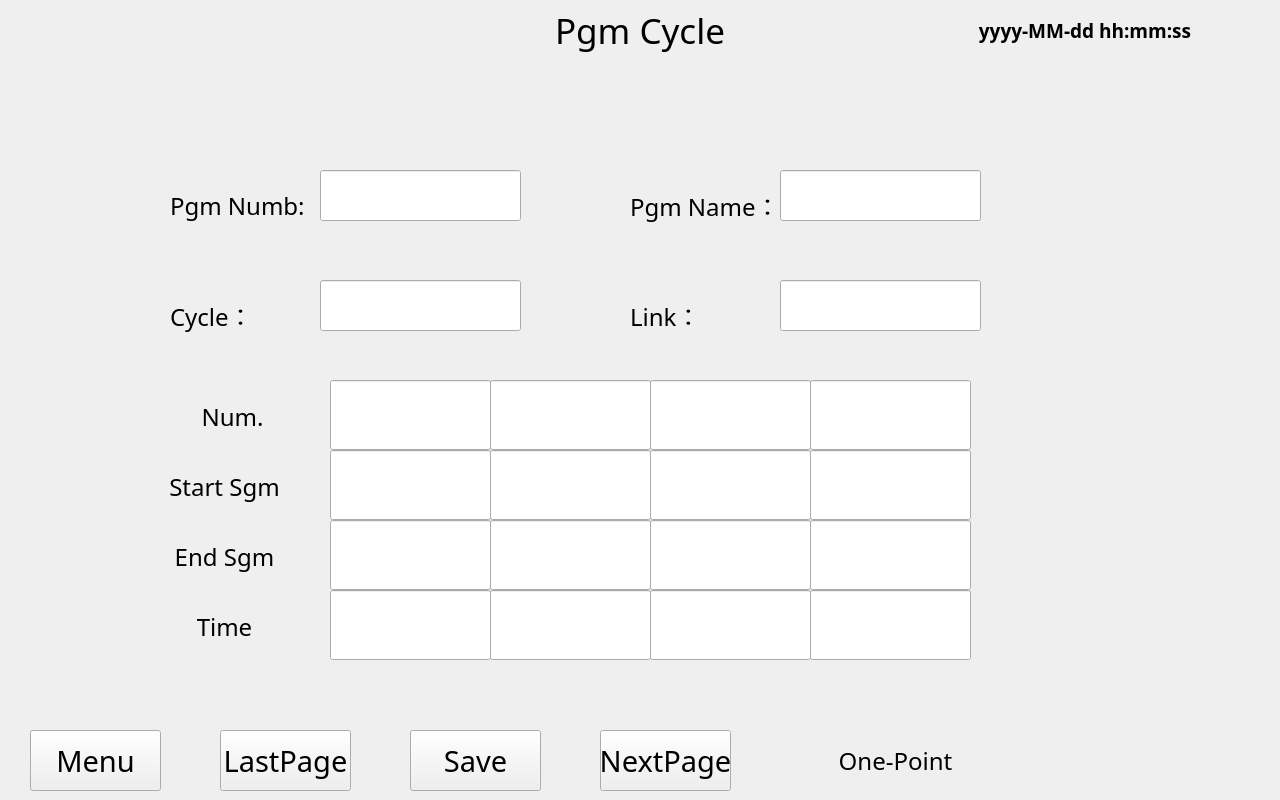
<?xml version="1.0" encoding="UTF-8"?>
<ui version="4.0">
 <class>Program_Loop</class>
 <widget class="QWidget" name="Program_Loop">
  <property name="geometry">
   <rect>
    <x>0</x>
    <y>0</y>
    <width>1280</width>
    <height>800</height>
   </rect>
  </property>
  <property name="windowTitle">
   <string>Form</string>
  </property>
  <widget class="QWidget" name="Header" native="true">
   <property name="geometry">
    <rect>
     <x>0</x>
     <y>0</y>
     <width>1280</width>
     <height>60</height>
    </rect>
   </property>
   <widget class="QLabel" name="logo">
    <property name="geometry">
     <rect>
      <x>0</x>
      <y>15</y>
      <width>155</width>
      <height>33</height>
     </rect>
    </property>
    <property name="font">
     <font>
      <pointsize>24</pointsize>
      <weight>75</weight>
      <bold>true</bold>
     </font>
    </property>
    <property name="text">
     <string/>
    </property>
    <property name="alignment">
     <set>Qt::AlignCenter</set>
    </property>
   </widget>
   <widget class="QLabel" name="current_time">
    <property name="geometry">
     <rect>
      <x>930</x>
      <y>0</y>
      <width>310</width>
      <height>60</height>
     </rect>
    </property>
    <property name="font">
     <font>
      <family>思源黑体</family>
      <pointsize>14</pointsize>
      <weight>75</weight>
      <bold>true</bold>
     </font>
    </property>
    <property name="text">
     <string>yyyy-MM-dd hh:mm:ss</string>
    </property>
    <property name="alignment">
     <set>Qt::AlignCenter</set>
    </property>
   </widget>
   <widget class="QLabel" name="title">
    <property name="geometry">
     <rect>
      <x>550</x>
      <y>0</y>
      <width>180</width>
      <height>60</height>
     </rect>
    </property>
    <property name="font">
     <font>
      <family>思源黑体</family>
      <pointsize>26</pointsize>
      <weight>50</weight>
      <bold>false</bold>
     </font>
    </property>
    <property name="text">
     <string>Pgm Cycle</string>
    </property>
    <property name="textFormat">
     <enum>Qt::PlainText</enum>
    </property>
    <property name="alignment">
     <set>Qt::AlignCenter</set>
    </property>
   </widget>
  </widget>
  <widget class="QWidget" name="Main" native="true">
   <property name="geometry">
    <rect>
     <x>0</x>
     <y>60</y>
     <width>1280</width>
     <height>660</height>
    </rect>
   </property>
   <widget class="QLabel" name="choose_program_label">
    <property name="geometry">
     <rect>
      <x>170</x>
      <y>120</y>
      <width>141</width>
      <height>51</height>
     </rect>
    </property>
    <property name="font">
     <font>
      <family>思源黑体</family>
      <pointsize>18</pointsize>
     </font>
    </property>
    <property name="text">
     <string>Pgm Numb:</string>
    </property>
   </widget>
   <widget class="QLabel" name="all_loops_label">
    <property name="geometry">
     <rect>
      <x>170</x>
      <y>230</y>
      <width>121</width>
      <height>51</height>
     </rect>
    </property>
    <property name="font">
     <font>
      <family>思源黑体</family>
      <pointsize>18</pointsize>
     </font>
    </property>
    <property name="text">
     <string>Cycle：</string>
    </property>
   </widget>
   <widget class="QLabel" name="program_name_label">
    <property name="geometry">
     <rect>
      <x>630</x>
      <y>120</y>
      <width>141</width>
      <height>51</height>
     </rect>
    </property>
    <property name="font">
     <font>
      <family>思源黑体</family>
      <pointsize>18</pointsize>
     </font>
    </property>
    <property name="text">
     <string>Pgm Name：</string>
    </property>
   </widget>
   <widget class="QLabel" name="link_label">
    <property name="geometry">
     <rect>
      <x>630</x>
      <y>230</y>
      <width>121</width>
      <height>51</height>
     </rect>
    </property>
    <property name="font">
     <font>
      <family>思源黑体</family>
      <pointsize>18</pointsize>
     </font>
    </property>
    <property name="text">
     <string>Link：</string>
    </property>
   </widget>
   <widget class="QLabel" name="choose_program_line">
    <property name="geometry">
     <rect>
      <x>300</x>
      <y>160</y>
      <width>270</width>
      <height>2</height>
     </rect>
    </property>
    <property name="text">
     <string/>
    </property>
   </widget>
   <widget class="QLabel" name="all_loops_line">
    <property name="geometry">
     <rect>
      <x>300</x>
      <y>270</y>
      <width>270</width>
      <height>2</height>
     </rect>
    </property>
    <property name="text">
     <string/>
    </property>
   </widget>
   <widget class="QLabel" name="program_name_line">
    <property name="geometry">
     <rect>
      <x>760</x>
      <y>160</y>
      <width>270</width>
      <height>2</height>
     </rect>
    </property>
    <property name="text">
     <string/>
    </property>
   </widget>
   <widget class="QLabel" name="link_line">
    <property name="geometry">
     <rect>
      <x>760</x>
      <y>270</y>
      <width>270</width>
      <height>2</height>
     </rect>
    </property>
    <property name="text">
     <string/>
    </property>
   </widget>
   <widget class="QWidget" name="table_box" native="true">
    <property name="geometry">
     <rect>
      <x>110</x>
      <y>320</y>
      <width>904</width>
      <height>284</height>
     </rect>
    </property>
    <widget class="QLabel" name="r1h0">
     <property name="geometry">
      <rect>
       <x>10</x>
       <y>2</y>
       <width>225</width>
       <height>70</height>
      </rect>
     </property>
     <property name="font">
      <font>
       <family>思源黑体</family>
       <pointsize>18</pointsize>
      </font>
     </property>
     <property name="text">
      <string>Num.</string>
     </property>
     <property name="alignment">
      <set>Qt::AlignCenter</set>
     </property>
    </widget>
    <widget class="QLabel" name="r2h0">
     <property name="geometry">
      <rect>
       <x>2</x>
       <y>72</y>
       <width>225</width>
       <height>70</height>
      </rect>
     </property>
     <property name="font">
      <font>
       <family>思源黑体</family>
       <pointsize>18</pointsize>
      </font>
     </property>
     <property name="text">
      <string>Start Sgm</string>
     </property>
     <property name="alignment">
      <set>Qt::AlignCenter</set>
     </property>
    </widget>
    <widget class="QLabel" name="r3h0">
     <property name="geometry">
      <rect>
       <x>2</x>
       <y>142</y>
       <width>225</width>
       <height>70</height>
      </rect>
     </property>
     <property name="font">
      <font>
       <family>思源黑体</family>
       <pointsize>18</pointsize>
      </font>
     </property>
     <property name="text">
      <string>End Sgm</string>
     </property>
     <property name="alignment">
      <set>Qt::AlignCenter</set>
     </property>
    </widget>
    <widget class="QLabel" name="r4h0">
     <property name="geometry">
      <rect>
       <x>2</x>
       <y>212</y>
       <width>225</width>
       <height>70</height>
      </rect>
     </property>
     <property name="font">
      <font>
       <family>思源黑体</family>
       <pointsize>18</pointsize>
      </font>
     </property>
     <property name="text">
      <string>Time</string>
     </property>
     <property name="alignment">
      <set>Qt::AlignCenter</set>
     </property>
    </widget>
    <widget class="QLineEdit" name="r1h2">
     <property name="geometry">
      <rect>
       <x>380</x>
       <y>0</y>
       <width>161</width>
       <height>70</height>
      </rect>
     </property>
     <property name="font">
      <font>
       <pointsize>24</pointsize>
      </font>
     </property>
     <property name="focusPolicy">
      <enum>Qt::NoFocus</enum>
     </property>
     <property name="alignment">
      <set>Qt::AlignCenter</set>
     </property>
    </widget>
    <widget class="QLineEdit" name="r2h2">
     <property name="geometry">
      <rect>
       <x>380</x>
       <y>70</y>
       <width>161</width>
       <height>70</height>
      </rect>
     </property>
     <property name="font">
      <font>
       <pointsize>18</pointsize>
      </font>
     </property>
     <property name="focusPolicy">
      <enum>Qt::ClickFocus</enum>
     </property>
     <property name="alignment">
      <set>Qt::AlignCenter</set>
     </property>
    </widget>
    <widget class="QLineEdit" name="r3h2">
     <property name="geometry">
      <rect>
       <x>380</x>
       <y>140</y>
       <width>161</width>
       <height>70</height>
      </rect>
     </property>
     <property name="font">
      <font>
       <pointsize>18</pointsize>
      </font>
     </property>
     <property name="focusPolicy">
      <enum>Qt::ClickFocus</enum>
     </property>
     <property name="alignment">
      <set>Qt::AlignCenter</set>
     </property>
    </widget>
    <widget class="QLineEdit" name="r4h2">
     <property name="geometry">
      <rect>
       <x>380</x>
       <y>210</y>
       <width>161</width>
       <height>70</height>
      </rect>
     </property>
     <property name="font">
      <font>
       <pointsize>18</pointsize>
      </font>
     </property>
     <property name="focusPolicy">
      <enum>Qt::ClickFocus</enum>
     </property>
     <property name="alignment">
      <set>Qt::AlignCenter</set>
     </property>
    </widget>
    <widget class="QLineEdit" name="r1h3">
     <property name="geometry">
      <rect>
       <x>540</x>
       <y>0</y>
       <width>161</width>
       <height>70</height>
      </rect>
     </property>
     <property name="font">
      <font>
       <pointsize>24</pointsize>
      </font>
     </property>
     <property name="focusPolicy">
      <enum>Qt::NoFocus</enum>
     </property>
     <property name="alignment">
      <set>Qt::AlignCenter</set>
     </property>
    </widget>
    <widget class="QLineEdit" name="r2h3">
     <property name="geometry">
      <rect>
       <x>540</x>
       <y>70</y>
       <width>161</width>
       <height>70</height>
      </rect>
     </property>
     <property name="font">
      <font>
       <pointsize>18</pointsize>
      </font>
     </property>
     <property name="focusPolicy">
      <enum>Qt::ClickFocus</enum>
     </property>
     <property name="alignment">
      <set>Qt::AlignCenter</set>
     </property>
    </widget>
    <widget class="QLineEdit" name="r3h3">
     <property name="geometry">
      <rect>
       <x>540</x>
       <y>140</y>
       <width>161</width>
       <height>70</height>
      </rect>
     </property>
     <property name="font">
      <font>
       <pointsize>18</pointsize>
      </font>
     </property>
     <property name="focusPolicy">
      <enum>Qt::ClickFocus</enum>
     </property>
     <property name="alignment">
      <set>Qt::AlignCenter</set>
     </property>
    </widget>
    <widget class="QLineEdit" name="r4h3">
     <property name="geometry">
      <rect>
       <x>540</x>
       <y>210</y>
       <width>161</width>
       <height>70</height>
      </rect>
     </property>
     <property name="font">
      <font>
       <pointsize>18</pointsize>
      </font>
     </property>
     <property name="focusPolicy">
      <enum>Qt::ClickFocus</enum>
     </property>
     <property name="alignment">
      <set>Qt::AlignCenter</set>
     </property>
    </widget>
    <widget class="QLineEdit" name="r1h4">
     <property name="geometry">
      <rect>
       <x>700</x>
       <y>0</y>
       <width>161</width>
       <height>70</height>
      </rect>
     </property>
     <property name="font">
      <font>
       <pointsize>24</pointsize>
      </font>
     </property>
     <property name="focusPolicy">
      <enum>Qt::NoFocus</enum>
     </property>
     <property name="alignment">
      <set>Qt::AlignCenter</set>
     </property>
    </widget>
    <widget class="QLineEdit" name="r2h4">
     <property name="geometry">
      <rect>
       <x>700</x>
       <y>70</y>
       <width>161</width>
       <height>70</height>
      </rect>
     </property>
     <property name="font">
      <font>
       <pointsize>18</pointsize>
      </font>
     </property>
     <property name="focusPolicy">
      <enum>Qt::ClickFocus</enum>
     </property>
     <property name="alignment">
      <set>Qt::AlignCenter</set>
     </property>
    </widget>
    <widget class="QLineEdit" name="r3h4">
     <property name="geometry">
      <rect>
       <x>700</x>
       <y>140</y>
       <width>161</width>
       <height>70</height>
      </rect>
     </property>
     <property name="font">
      <font>
       <pointsize>18</pointsize>
      </font>
     </property>
     <property name="focusPolicy">
      <enum>Qt::ClickFocus</enum>
     </property>
     <property name="alignment">
      <set>Qt::AlignCenter</set>
     </property>
    </widget>
    <widget class="QLineEdit" name="r4h4">
     <property name="geometry">
      <rect>
       <x>700</x>
       <y>210</y>
       <width>161</width>
       <height>70</height>
      </rect>
     </property>
     <property name="font">
      <font>
       <pointsize>18</pointsize>
      </font>
     </property>
     <property name="focusPolicy">
      <enum>Qt::ClickFocus</enum>
     </property>
     <property name="alignment">
      <set>Qt::AlignCenter</set>
     </property>
    </widget>
    <widget class="QLabel" name="border_left">
     <property name="geometry">
      <rect>
       <x>2</x>
       <y>2</y>
       <width>1</width>
       <height>283</height>
      </rect>
     </property>
     <property name="text">
      <string/>
     </property>
    </widget>
    <widget class="QLabel" name="border_right">
     <property name="geometry">
      <rect>
       <x>901</x>
       <y>2</y>
       <width>1</width>
       <height>283</height>
      </rect>
     </property>
     <property name="text">
      <string/>
     </property>
    </widget>
    <widget class="QLabel" name="border_top">
     <property name="geometry">
      <rect>
       <x>2</x>
       <y>2</y>
       <width>902</width>
       <height>1</height>
      </rect>
     </property>
     <property name="text">
      <string/>
     </property>
    </widget>
    <widget class="QLabel" name="border_buttom">
     <property name="geometry">
      <rect>
       <x>2</x>
       <y>281</y>
       <width>902</width>
       <height>1</height>
      </rect>
     </property>
     <property name="text">
      <string/>
     </property>
    </widget>
    <widget class="QLineEdit" name="r1h1">
     <property name="geometry">
      <rect>
       <x>220</x>
       <y>0</y>
       <width>161</width>
       <height>70</height>
      </rect>
     </property>
     <property name="font">
      <font>
       <pointsize>24</pointsize>
      </font>
     </property>
     <property name="focusPolicy">
      <enum>Qt::NoFocus</enum>
     </property>
     <property name="alignment">
      <set>Qt::AlignCenter</set>
     </property>
    </widget>
    <widget class="QLineEdit" name="r2h1">
     <property name="geometry">
      <rect>
       <x>220</x>
       <y>70</y>
       <width>161</width>
       <height>70</height>
      </rect>
     </property>
     <property name="font">
      <font>
       <pointsize>18</pointsize>
      </font>
     </property>
     <property name="focusPolicy">
      <enum>Qt::ClickFocus</enum>
     </property>
     <property name="alignment">
      <set>Qt::AlignCenter</set>
     </property>
    </widget>
    <widget class="QLineEdit" name="r3h1">
     <property name="geometry">
      <rect>
       <x>220</x>
       <y>140</y>
       <width>161</width>
       <height>70</height>
      </rect>
     </property>
     <property name="font">
      <font>
       <pointsize>18</pointsize>
      </font>
     </property>
     <property name="focusPolicy">
      <enum>Qt::ClickFocus</enum>
     </property>
     <property name="alignment">
      <set>Qt::AlignCenter</set>
     </property>
    </widget>
    <widget class="QLineEdit" name="r4h1">
     <property name="geometry">
      <rect>
       <x>220</x>
       <y>210</y>
       <width>161</width>
       <height>70</height>
      </rect>
     </property>
     <property name="font">
      <font>
       <pointsize>18</pointsize>
      </font>
     </property>
     <property name="focusPolicy">
      <enum>Qt::ClickFocus</enum>
     </property>
     <property name="alignment">
      <set>Qt::AlignCenter</set>
     </property>
    </widget>
    <zorder>r1h1</zorder>
    <zorder>r1h0</zorder>
    <zorder>r2h0</zorder>
    <zorder>r3h0</zorder>
    <zorder>r4h0</zorder>
    <zorder>r1h2</zorder>
    <zorder>r2h2</zorder>
    <zorder>r3h2</zorder>
    <zorder>r4h2</zorder>
    <zorder>r1h3</zorder>
    <zorder>r2h3</zorder>
    <zorder>r3h3</zorder>
    <zorder>r4h3</zorder>
    <zorder>r1h4</zorder>
    <zorder>r2h4</zorder>
    <zorder>r3h4</zorder>
    <zorder>r4h4</zorder>
    <zorder>border_left</zorder>
    <zorder>border_right</zorder>
    <zorder>border_top</zorder>
    <zorder>border_buttom</zorder>
    <zorder>r2h1</zorder>
    <zorder>r3h1</zorder>
    <zorder>r4h1</zorder>
   </widget>
   <widget class="QLineEdit" name="choose_program_edit">
    <property name="geometry">
     <rect>
      <x>320</x>
      <y>110</y>
      <width>201</width>
      <height>51</height>
     </rect>
    </property>
    <property name="font">
     <font>
      <pointsize>18</pointsize>
     </font>
    </property>
    <property name="focusPolicy">
     <enum>Qt::NoFocus</enum>
    </property>
    <property name="text">
     <string/>
    </property>
    <property name="alignment">
     <set>Qt::AlignCenter</set>
    </property>
   </widget>
   <widget class="QLineEdit" name="all_loops_edit">
    <property name="geometry">
     <rect>
      <x>320</x>
      <y>220</y>
      <width>201</width>
      <height>51</height>
     </rect>
    </property>
    <property name="font">
     <font>
      <pointsize>18</pointsize>
     </font>
    </property>
    <property name="focusPolicy">
     <enum>Qt::NoFocus</enum>
    </property>
    <property name="text">
     <string/>
    </property>
    <property name="alignment">
     <set>Qt::AlignCenter</set>
    </property>
   </widget>
   <widget class="QLineEdit" name="program_name_edit">
    <property name="geometry">
     <rect>
      <x>780</x>
      <y>110</y>
      <width>201</width>
      <height>51</height>
     </rect>
    </property>
    <property name="font">
     <font>
      <pointsize>18</pointsize>
     </font>
    </property>
    <property name="focusPolicy">
     <enum>Qt::NoFocus</enum>
    </property>
    <property name="text">
     <string/>
    </property>
    <property name="alignment">
     <set>Qt::AlignCenter</set>
    </property>
   </widget>
   <widget class="QLineEdit" name="link_edit">
    <property name="geometry">
     <rect>
      <x>780</x>
      <y>220</y>
      <width>201</width>
      <height>51</height>
     </rect>
    </property>
    <property name="font">
     <font>
      <pointsize>18</pointsize>
     </font>
    </property>
    <property name="focusPolicy">
     <enum>Qt::NoFocus</enum>
    </property>
    <property name="text">
     <string/>
    </property>
    <property name="alignment">
     <set>Qt::AlignCenter</set>
    </property>
   </widget>
  </widget>
  <widget class="QWidget" name="Footer" native="true">
   <property name="geometry">
    <rect>
     <x>0</x>
     <y>720</y>
     <width>1280</width>
     <height>80</height>
    </rect>
   </property>
   <widget class="QPushButton" name="font_page_pbtn">
    <property name="geometry">
     <rect>
      <x>30</x>
      <y>10</y>
      <width>131</width>
      <height>61</height>
     </rect>
    </property>
    <property name="font">
     <font>
      <family>思源黑体</family>
      <pointsize>22</pointsize>
     </font>
    </property>
    <property name="text">
     <string>Menu</string>
    </property>
   </widget>
   <widget class="QPushButton" name="saving_pbtn">
    <property name="geometry">
     <rect>
      <x>410</x>
      <y>10</y>
      <width>131</width>
      <height>61</height>
     </rect>
    </property>
    <property name="font">
     <font>
      <family>思源黑体</family>
      <pointsize>22</pointsize>
     </font>
    </property>
    <property name="text">
     <string>Save</string>
    </property>
   </widget>
   <widget class="QPushButton" name="previous_page_pbtn">
    <property name="geometry">
     <rect>
      <x>220</x>
      <y>10</y>
      <width>131</width>
      <height>61</height>
     </rect>
    </property>
    <property name="font">
     <font>
      <family>思源黑体</family>
      <pointsize>22</pointsize>
     </font>
    </property>
    <property name="text">
     <string>LastPage</string>
    </property>
   </widget>
   <widget class="QLabel" name="footer_line">
    <property name="geometry">
     <rect>
      <x>0</x>
      <y>0</y>
      <width>1280</width>
      <height>3</height>
     </rect>
    </property>
    <property name="text">
     <string/>
    </property>
   </widget>
   <widget class="QPushButton" name="next_page_pbtn">
    <property name="geometry">
     <rect>
      <x>600</x>
      <y>10</y>
      <width>131</width>
      <height>61</height>
     </rect>
    </property>
    <property name="font">
     <font>
      <family>思源黑体</family>
      <pointsize>22</pointsize>
     </font>
    </property>
    <property name="text">
     <string>NextPage</string>
    </property>
   </widget>
   <widget class="QWidget" name="status_box" native="true">
    <property name="geometry">
     <rect>
      <x>820</x>
      <y>10</y>
      <width>431</width>
      <height>61</height>
     </rect>
    </property>
    <widget class="QLabel" name="status_box_line">
     <property name="geometry">
      <rect>
       <x>150</x>
       <y>1</y>
       <width>2</width>
       <height>59</height>
      </rect>
     </property>
     <property name="text">
      <string/>
     </property>
    </widget>
    <widget class="QLabel" name="status_text">
     <property name="geometry">
      <rect>
       <x>0</x>
       <y>15</y>
       <width>151</width>
       <height>31</height>
      </rect>
     </property>
     <property name="font">
      <font>
       <family>思源黑体</family>
       <pointsize>18</pointsize>
      </font>
     </property>
     <property name="text">
      <string>One-Point</string>
     </property>
     <property name="alignment">
      <set>Qt::AlignCenter</set>
     </property>
    </widget>
    <widget class="QLabel" name="status_1">
     <property name="geometry">
      <rect>
       <x>175</x>
       <y>15</y>
       <width>25</width>
       <height>29</height>
      </rect>
     </property>
     <property name="text">
      <string/>
     </property>
    </widget>
    <widget class="QLabel" name="status_2">
     <property name="geometry">
      <rect>
       <x>215</x>
       <y>15</y>
       <width>22</width>
       <height>30</height>
      </rect>
     </property>
     <property name="text">
      <string/>
     </property>
    </widget>
    <widget class="QLabel" name="status_3">
     <property name="geometry">
      <rect>
       <x>255</x>
       <y>15</y>
       <width>15</width>
       <height>31</height>
      </rect>
     </property>
     <property name="text">
      <string/>
     </property>
    </widget>
    <widget class="QLabel" name="status_4">
     <property name="geometry">
      <rect>
       <x>285</x>
       <y>18</y>
       <width>30</width>
       <height>23</height>
      </rect>
     </property>
     <property name="text">
      <string/>
     </property>
    </widget>
    <widget class="QLabel" name="status_5">
     <property name="geometry">
      <rect>
       <x>330</x>
       <y>16</y>
       <width>27</width>
       <height>26</height>
      </rect>
     </property>
     <property name="text">
      <string/>
     </property>
    </widget>
    <widget class="QLabel" name="status_6">
     <property name="geometry">
      <rect>
       <x>370</x>
       <y>15</y>
       <width>30</width>
       <height>29</height>
      </rect>
     </property>
     <property name="text">
      <string/>
     </property>
    </widget>
   </widget>
  </widget>
 </widget>
 <resources/>
 <connections/>
</ui>
